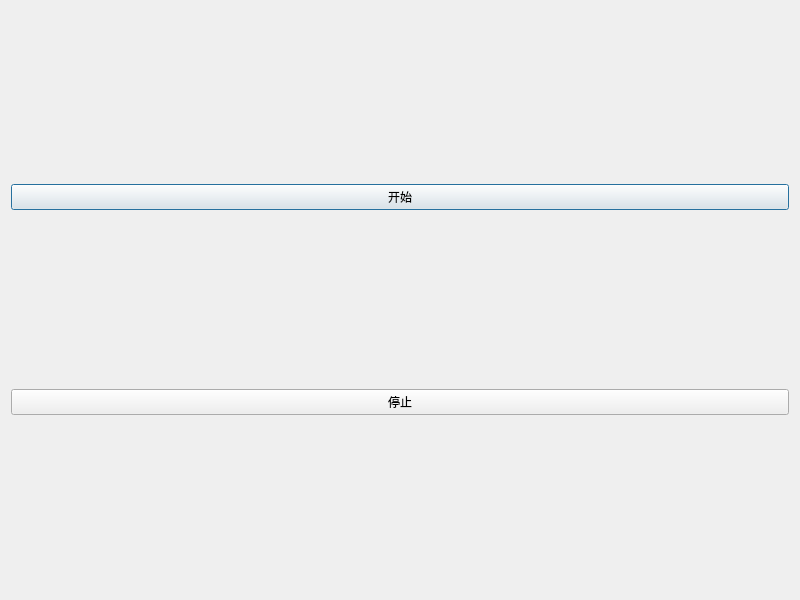
<?xml version="1.0" encoding="UTF-8"?>
<ui version="4.0">
 <class>Dialog</class>
 <widget class="QDialog" name="Dialog">
  <property name="geometry">
   <rect>
    <x>0</x>
    <y>0</y>
    <width>800</width>
    <height>600</height>
   </rect>
  </property>
  <property name="windowTitle">
   <string>Dialog</string>
  </property>
  <layout class="QGridLayout" name="gridLayout">
   <item row="0" column="0">
    <widget class="QPushButton" name="pushButton_start">
     <property name="text">
      <string>开始</string>
     </property>
    </widget>
   </item>
   <item row="1" column="0">
    <widget class="QPushButton" name="pushButton_stop">
     <property name="text">
      <string>停止</string>
     </property>
    </widget>
   </item>
  </layout>
 </widget>
 <resources/>
 <connections/>
</ui>
